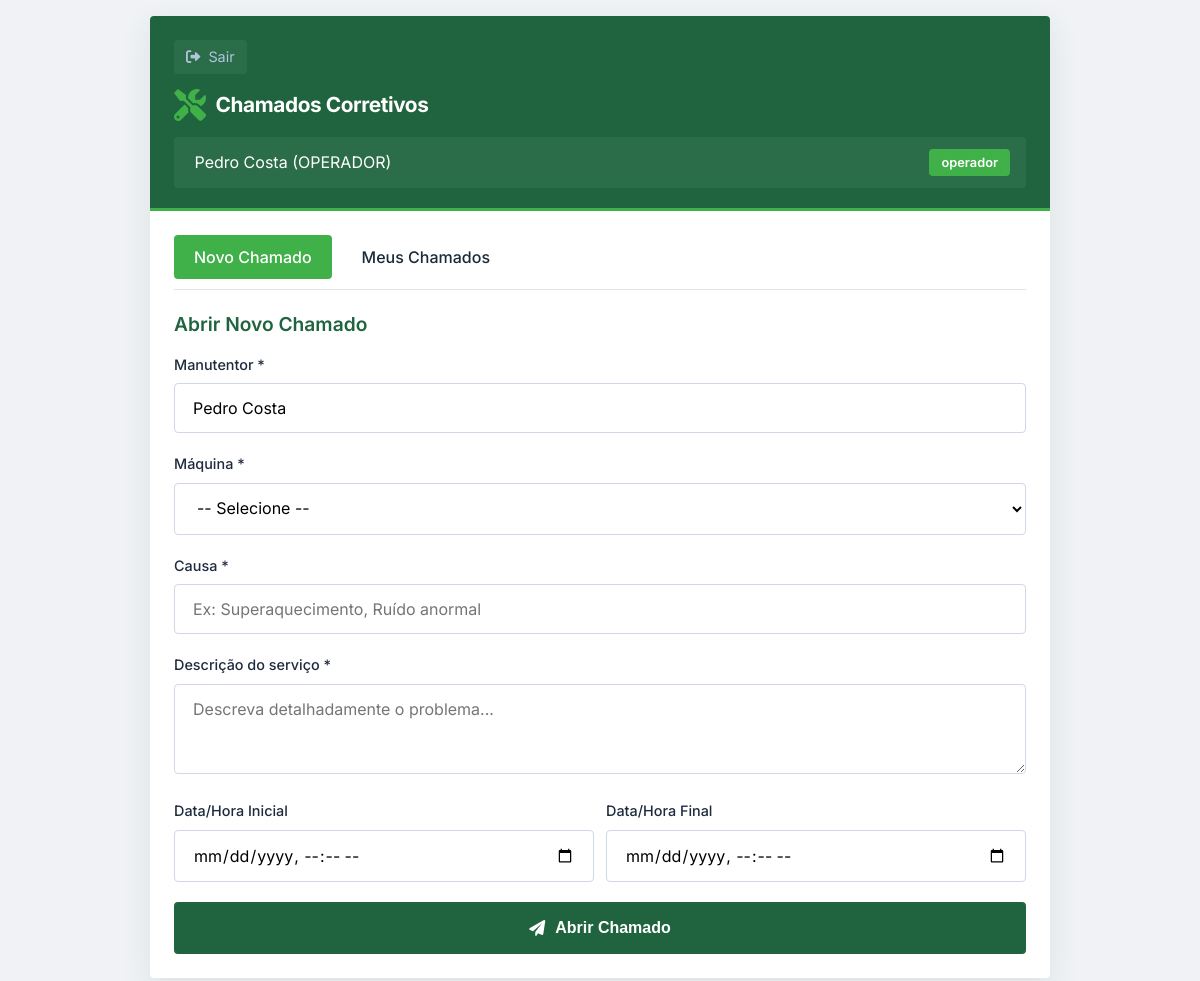
Page /modulo/corretivas/template (signed in) on the committed database.
### app.py (models this page shows, shortened)
class Usuario(db.Model):
    __tablename__ = 'usuarios'
    id = db.Column(db.Integer, primary_key=True)
    nome = db.Column(db.String(100), nullable=False)
    login = db.Column(db.String(50), unique=True, nullable=False)
    senha = db.Column(db.String(100), nullable=False)
    perfil = db.Column(db.String(20), nullable=False)  # 'manutentor', 'pcm', 'operador'
    modulo_acesso = db.Column(db.String(50))  # 'leitura', 'checklist', 'corretivas', 'todos'

### app.py (the view)
@app.route('/modulo/corretivas/template')
@login_required
def template_corretivas():
    usuario = Usuario.query.get(session['usuario_id'])
    equipamentos = Equipamento.query.all()
    return render_template('modulo_corretivas.html', usuario=usuario, equipamentos=equipamentos)

### app.py (called while the page is built)
def login_required(f):
    @wraps(f)
    def decorated_function(*args, **kwargs):
        if 'usuario_id' not in session:
            return redirect(url_for('index'))
        return f(*args, **kwargs)
    return decorated_function

### templates/modulo_corretivas.html (shortened to what this page needs)
<!DOCTYPE html>
<html lang="pt-BR">
<head>
    <link rel="stylesheet" href="https://cdnjs.cloudflare.com/ajax/libs/font-awesome/6.0.0-beta3/css/all.min.css">
    <link rel="stylesheet" href="{{ url_for('static', filename='css/modulo_corretivas.css') }}">
</head>
<body>
<div class="app-container">
    <div class="screen">
        <div class="header-aguia">
            <div class="back-button" onclick="window.location.href='/'">
                <i class="fas fa-sign-out-alt"></i> Sair
            </div>
            <div class="header-logo" style="font-size:1.3rem;">
                <i class="fas fa-tools"></i> Chamados Corretivos
            </div>
            <div class="user-info">
                <span> {{ usuario.nome }} ({{ usuario.perfil|upper }})</span>
                <span class="badge">{{ usuario.perfil }}</span>
            </div>
        </div>
        <div class="content-padded">
            <div class="tabs">
                <div class="tab active" onclick="mudarTab('novo')">Novo Chamado</div>
                <div class="tab" onclick="mudarTab('meus')">Meus Chamados</div>
            </div>
            <div id="tab-novo" class="tab-content active">
                <h3>Abrir Novo Chamado</h3>
                <div class="form-group">
                    <label>Manutentor *</label>
                    <input type="text" value="{{ usuario.nome }}" readonly>
                </div>
                <div class="form-group">
                    <label>Máquina *</label>
                    <select id="chamadoEquipamento">
                        <option value="">-- Selecione --</option>
                    </select>
                </div>
                <div class="form-group">
                    <label>Causa *</label>
                    <input type="text" id="chamadoCausa" placeholder="Ex: Superaquecimento, Ruído anormal">
                </div>
                <div class="form-group">
                    <label>Descrição do serviço *</label>
                    <textarea rows="3" id="chamadoDescricao" placeholder="Descreva detalhadamente o problema..."></textarea>
                </div>
                <div class="datetime-group">
                    <div>
                        <label>Data/Hora Inicial</label>
                        <input type="datetime-local" id="chamadoDataInicial">
                    </div>
                    <div>
                        <label>Data/Hora Final</label>
                        <input type="datetime-local" id="chamadoDataFinal">
                    </div>
                </div>
                <button class="btn btn-dourado" onclick="abrirChamado()">
                    <i class="fas fa-paper-plane"></i> Abrir Chamado
                </button>
            </div>
        </div>
    </div>
</div>
</body>
</html>

### static/css/modulo_corretivas.css (style rules this page uses)
* { margin: 0; padding: 0; box-sizing: border-box; }
body { font-family: 'Inter', sans-serif; background: #f0f2f5; color: #1a2a3a; line-height: 1.5; min-height: 100vh; padding: 16px; }
.app-container { max-width: 900px; width: 100%; margin: 0 auto; }
.screen { background: white; border-radius: 4px; box-shadow: 0 10px 30px rgba(32, 100, 63, 0.1); overflow: hidden; }
.header-aguia { background: #20643f; color: white; padding: 24px 24px 20px 24px; border-bottom: 3px solid #40b049; }
.header-logo { display: flex; align-items: center; gap: 10px; font-weight: 700; font-size: 1.5rem; letter-spacing: -0.02em; margin-bottom: 4px; }
.header-logo i { font-size: 2rem; color: #40b049; }
.back-button { display: inline-flex; align-items: center; gap: 8px; color: #b0c4de; font-size: 0.9rem; margin-bottom: 15px; cursor: pointer; padding: 6px 12px; background: rgba(255,255,255,0.05); border-radius: 4px; width: fit-content; transition: 0.2s; }
.user-info { background: rgba(255,255,255,0.05); padding: 12px 16px; border-radius: 4px; margin-top: 16px; display: flex; align-items: center; justify-content: space-between; }
.badge { background: #40b049; color: white; padding: 4px 12px; border-radius: 4px; font-weight: 600; font-size: 0.8rem; }
.content-padded { padding: 24px; }
h3 { font-size: 1.2rem; font-weight: 600; color: #20643f; margin-bottom: 15px; }
.form-group { margin-bottom: 20px; }
label { font-weight: 500; font-size: 0.9rem; color: #1e2b3f; display: block; margin-bottom: 8px; }
input, select, textarea { width: 100%; padding: 14px 18px; border: 1px solid #d0d8e5; border-radius: 4px; font-size: 1rem; font-family: 'Inter', sans-serif; background: white; transition: 0.2s; }
.btn { background: #20643f; border: none; color: white; padding: 16px 24px; border-radius: 4px; font-weight: 600; font-size: 1rem; width: 100%; text-align: center; display: inline-flex; align-items: center; justify-content: center; gap: 10px; cursor: pointer; transition: 0.15s; border: 1px solid transparent; }
.tabs { display: flex; gap: 10px; margin-bottom: 20px; border-bottom: 1px solid #e0e5ec; padding-bottom: 10px; }
.tab { padding: 10px 20px; cursor: pointer; border-radius: 4px; font-weight: 500; }
.tab.active { background: #40b049; color: white; }
.tab-content { display: none; }
.tab-content.active { display: block; }
.datetime-group { display: flex; gap: 12px; margin-bottom: 20px; }
.datetime-group > div { flex: 1; }

### rows in the picture
Usuario: nome "Pedro Costa", perfil "OPERADOR", perfil "operador"
